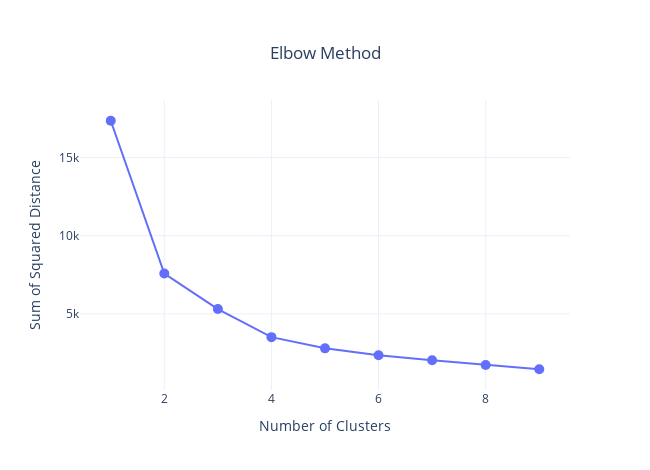

Notebook cell for this chart:
### Code cell
kmeans_data = rfm.loc[:,['recency_score','frequency_score']]

inertia=[]
k = [1,2,3,4,5,6,7,8,9]
for i in k:
    kmean=KMeans(n_clusters=i)
    kmean.fit(kmeans_data)
    inertia.append(kmean.inertia_)
    
data = go.Scatter(x=k, y=inertia,mode='lines+markers',marker=dict(size=10))

layout = go.Layout(title={'text': "Elbow Method",
                          'y':0.9,
                          'x':0.5,
                          'xanchor': 'center',
                          'yanchor': 'top'},
                   width=650,
                   height=470,
                   xaxis = dict(title='Number of Clusters'),
                   yaxis =dict(title='Sum of Squared Distance'),
                   template = 'plotly_white')

fig =go.Figure(data=data,layout=layout)
iplot(fig)

### Figure 1 — Plotly figure (JSON) as saved in the notebook; plotly's stock layout.template omitted (floating-point values rounded to 4 significant figures)
{"data": [{"marker": {"size": 10}, "mode": "lines+markers", "x": [1, 2, 3, 4, 5, 6, 7, 8, 9], "y": [17340.0, 7576.0, 5309.0, 3512.0, 2796.0, 2352.0, 2035.0, 1727.0, 1460.0], "type": "scatter"}], "layout": {"height": 470, "title": {"text": "Elbow Method", "x": 0.5, "xanchor": "center", "y": 0.9, "yanchor": "top"}, "width": 650, "xaxis": {"title": {"text": "Number of Clusters"}}, "yaxis": {"title": {"text": "Sum of Squared Distance"}}}}
